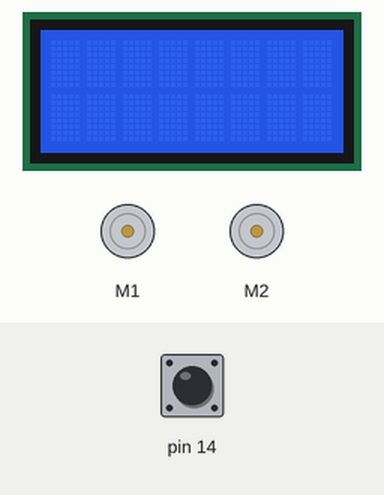
A sketch run on a simulated Arduino Leonardo, built with avr-gcc and run on an emulated ATmega32U4. Shown: 8×2 character LCD, 2 × DC motor (green arrow = forward, orange = backward, longer = faster). The test bench sets the inputs (shaded band); at power-on: pin 14 HIGH.

Above: at 1.2 s.
1.3 s: pin 14 pulled LOW for 0.15 s
At 5.32 s:
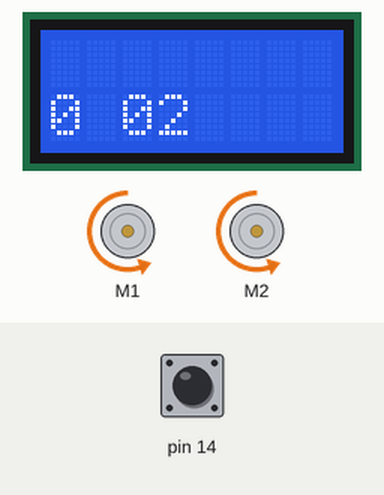
At 7.3 s:
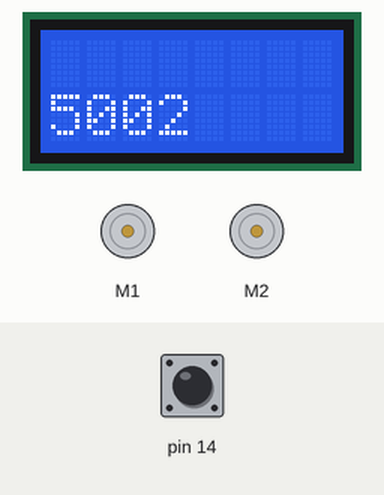
7.4 s: pin 14 pulled LOW for 1 s
At 8.55 s:
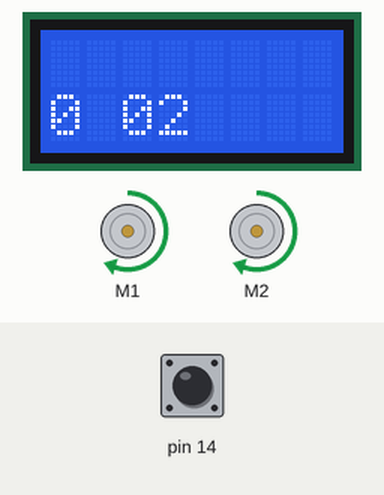
Timing chart, 0 to 14.7 s (numbered marks = the images above; inputs shaded):
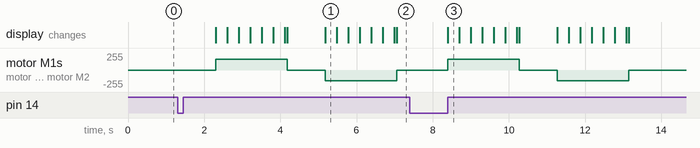

The sketch:

MotorEncoders.ino
```cpp
#include <Wire.h>
#include <Zumo32U4.h>

Zumo32U4LCD lcd;
Zumo32U4Motors motors;
Zumo32U4ButtonA buttonA;
Zumo32U4Encoders encoders;

const uint16_t motorSpeed = 250;

void setup() {
  lcd.clear();
}

void forward(long count) {
  encoders.getCountsAndResetLeft();
  encoders.getCountsAndResetRight();

  long countsLeft = 0;
  long countsRight = 0;
  motors.setSpeeds(motorSpeed, motorSpeed);
  while(countsLeft < count) {
    countsLeft += encoders.getCountsAndResetLeft();
    countsRight += encoders.getCountsAndResetRight();
    lcd.gotoXY(0, 1);
    lcd.print(countsLeft);
    lcd.print(" ");
    delay(2);
  };

  motors.setSpeeds(0, 0);
}

void reverse(long count) {
  encoders.getCountsAndResetLeft();
  encoders.getCountsAndResetRight();

  long countsLeft = 0;
  long countsRight = 0;
  motors.setSpeeds(-motorSpeed, -motorSpeed);
  while(countsLeft < count) {
    countsLeft -= encoders.getCountsAndResetLeft();
    countsRight -= encoders.getCountsAndResetRight();
    lcd.gotoXY(0, 1);
    lcd.print(countsLeft);
    lcd.print(" ");
    delay(2);
  };

  motors.setSpeeds(0, 0);
}
void loop() {

  // Wait for a button press
  bool buttonPress = buttonA.getSingleDebouncedPress();

  if (buttonPress) {
    // Wait
    delay(1000);
    forward(5000);
    delay(1000);
    reverse(5000);
  }
}
```

Measured:
- after the input at 1.3 s, motor M1, motor M2: stopped → forward 159/255 after 1.0 s, → stopped 1.9 s later, → backward 159/255 1.0 s later, → stopped 1.9 s later; the display: first changes after 1.0 s (image 1 shows a later state)
- after the input at 7.4 s, motor M1, motor M2: stopped → forward 159/255 after 1.0 s, → stopped 1.9 s later, → backward 159/255 1.0 s later, → stopped 1.9 s later; the display: changes after 1.0 s (image 3)
